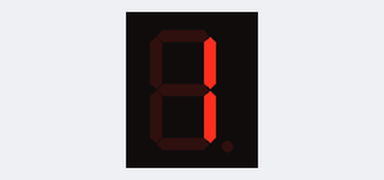
A sketch run on a simulated Arduino Uno, built with avr-gcc and run on an emulated ATmega328P. Parts: 1-digit seven-segment display. Wiring (inferred from the names in the program): 1-digit 7-segment display, segments lit when HIGH: segments pin 7, pin 6, pin 4, pin 2, pin 1, pin 9, pin 10. The segment pins are drawn as the display they are named for.

Above: at 0.1 s.
At 1.1 s:
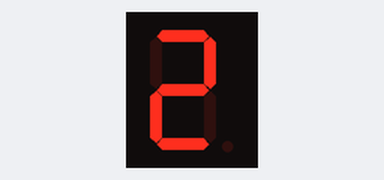

Measured:
- what the display in image 1 shows lasts 1.0 s, from 1.0 s to 2.0 s

The sketch:

chapterAppendix-list6.ino
```cpp
#define A 7
#define B 6
#define C 4
#define D 2
#define E 1
#define F 9
#define G 10

void setup() {
  pinMode(A, OUTPUT);
  pinMode(B, OUTPUT);
  pinMode(C, OUTPUT);
  pinMode(D, OUTPUT);
  pinMode(E, OUTPUT);
  pinMode(F, OUTPUT);
  pinMode(G, OUTPUT);
}

void loop() {
  digitalWrite(A, LOW);
  digitalWrite(B, HIGH);
  digitalWrite(C, HIGH);
  digitalWrite(D, LOW);
  digitalWrite(E, LOW);
  digitalWrite(F, LOW);
  digitalWrite(G, LOW);

  delay(1000);

  digitalWrite(A, HIGH);
  digitalWrite(B, HIGH);
  digitalWrite(C, LOW);
  digitalWrite(D, HIGH);
  digitalWrite(E, HIGH);
  digitalWrite(F, LOW);
  digitalWrite(G, HIGH);

  delay(1000);
}
```
